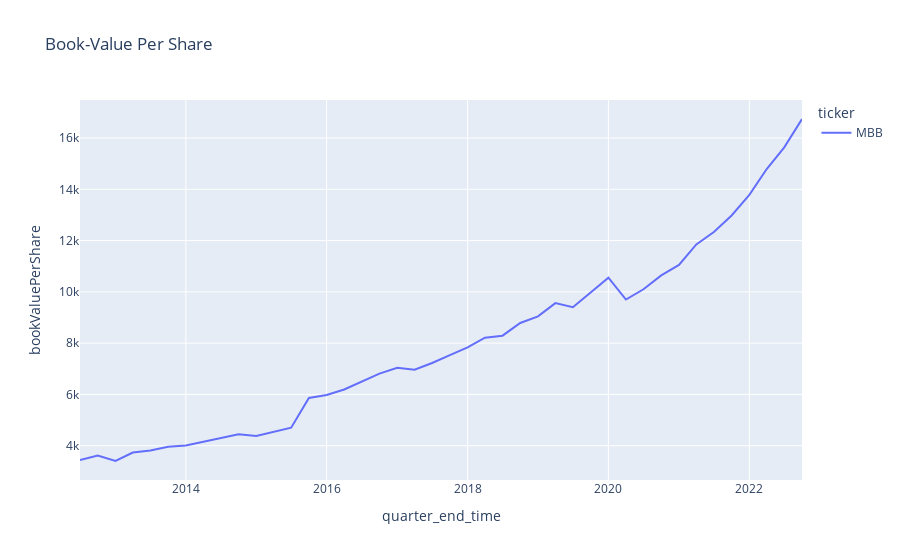

Source (notebook cell):
### Markdown cell above
## Book-Value Per Share

### Code cell
import seaborn as sns
import plotly.express as px

fig = px.line(
    balancesheet_financialratio_incomestatement_per_group,
    x="quarter_end_time",
    y="bookValuePerShare",
    color="ticker",
    title="Book-Value Per Share",
)
fig.show()
